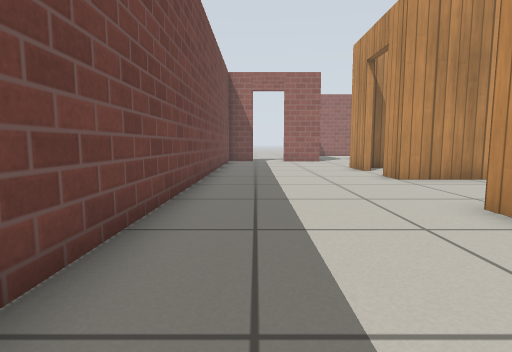
view 1 (above)

18 first-person views from a walk through a robot-simulator world made for Gazebo. The camera is 0.5 m above the floor, tilts 6° down and sees 80° across. The floor is counted in squares, 0.5 m on a side. Each view is taken from the middle of a square. On the plan, view 1 faces up. The plan holds only what a view shows up to about 12 squares ahead; the rest is blank. Gazebo's built-in surfaces are drawn with simple patterns.

view 2
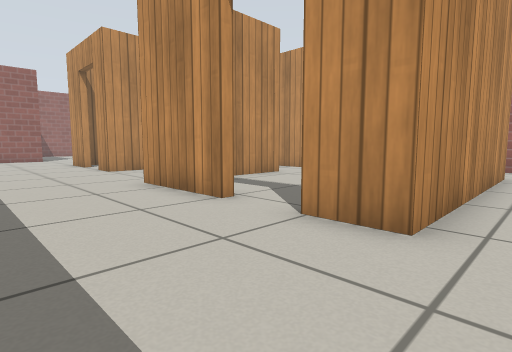

view 3
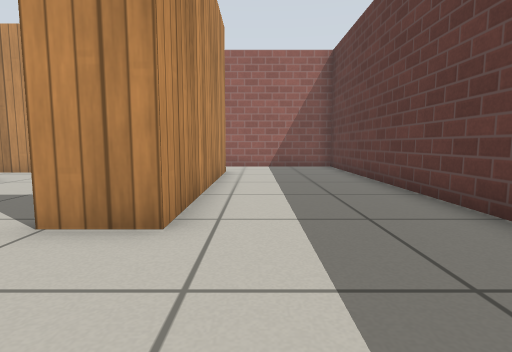

view 4
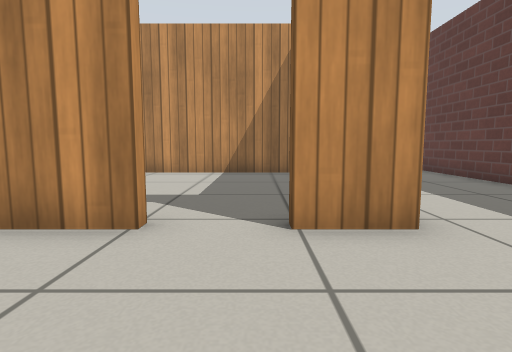

view 5
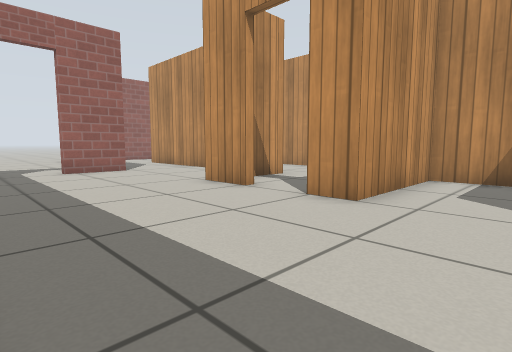

view 6
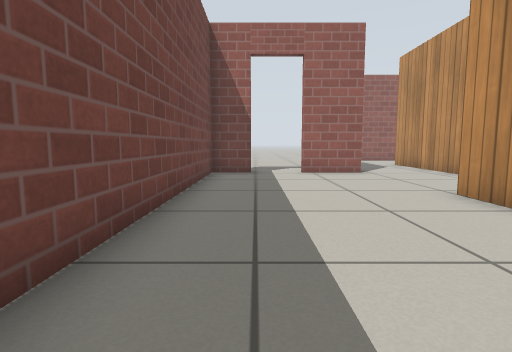

view 7
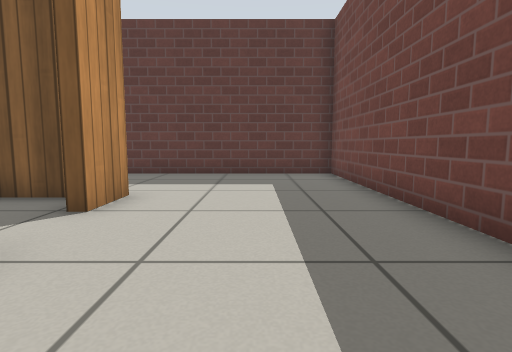

view 8
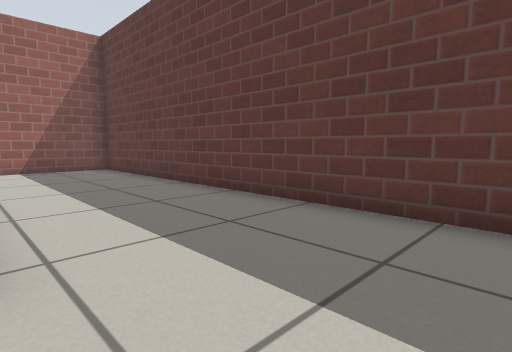

view 9
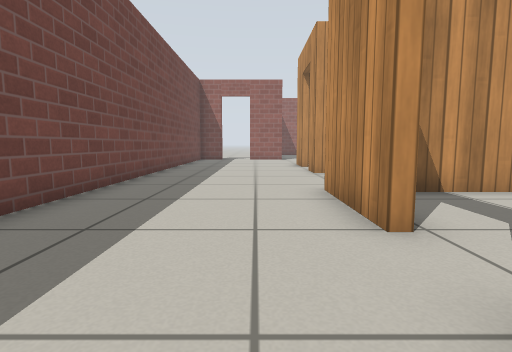

view 10
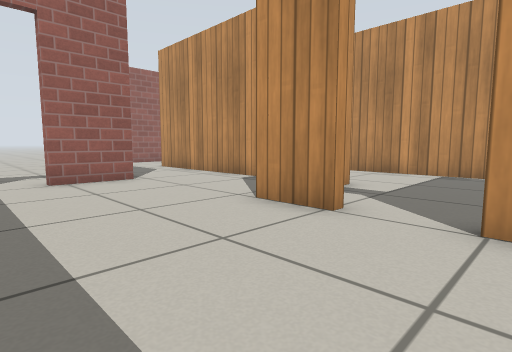

view 11
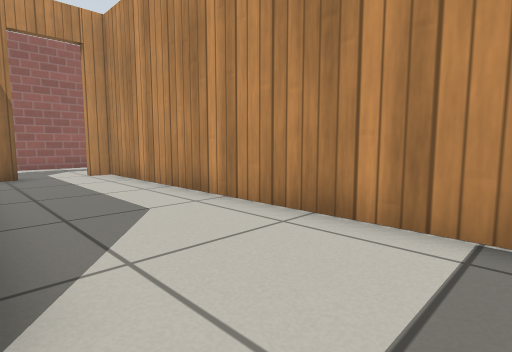

view 12
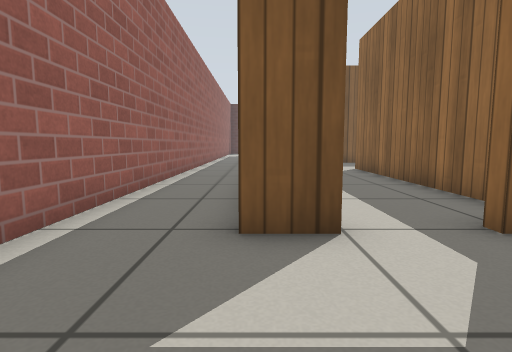

view 13
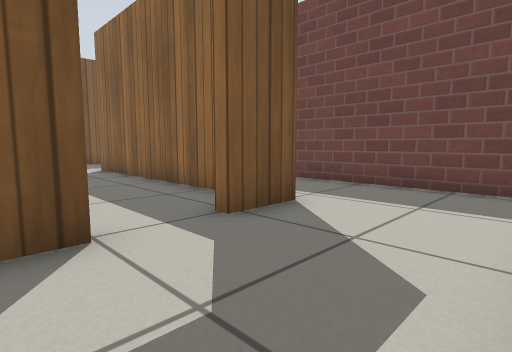

view 14
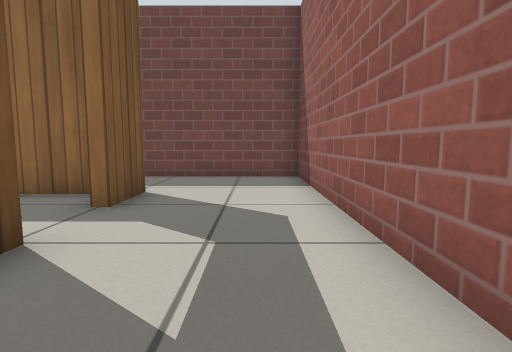

view 15
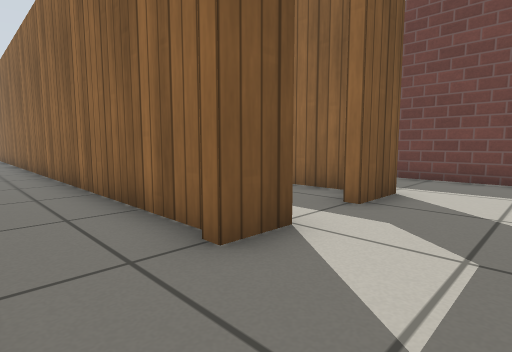

view 16
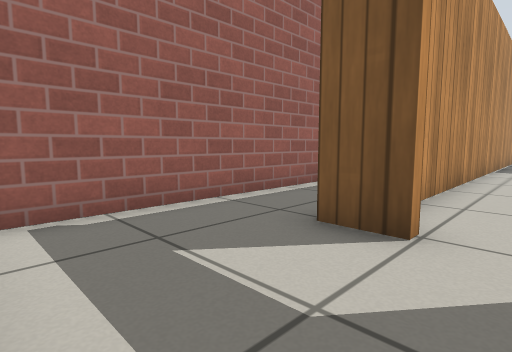

view 17
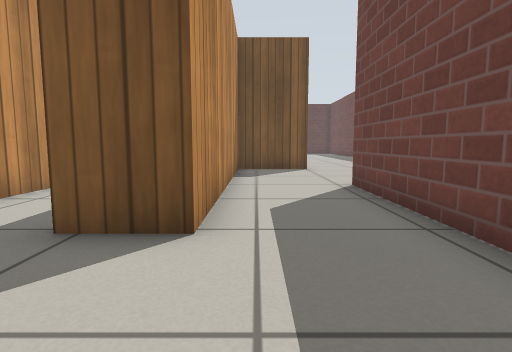

view 18
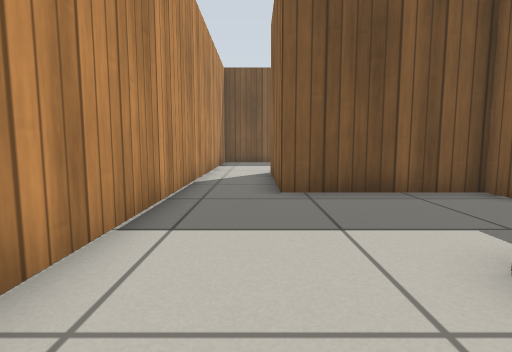

### Floor plan
Points are (right, up) in squares from view 1. A wall is a line through its corners. A room is listed if a view was taken in it or the views show most of it. See-through windows are left out.
Room 1 (views 1, 2, 3, 4, 5, 6, 7, 8, 9, 10)
walls: (3.5, 1.4) (3.5, 4.6); (8.2, 6.8) (8.2, 8.5) (4, 8.5) (4, 9.6); (4, 11.4) (4, 13); (11, -1.9) (3.5, -1.9) (3.5, -0.4); (3.6, 17.6) (1.6, 17.6); (-0.1, 17.6) (-1.5, 17.6) (-1.5, -6.3) (13.5, -6.3) (13.5, -3.6)
ways out: open door at (4, 10.5) to room 2; opening at (4, 15.5) to room 3; opening at (12.5, -2.5) to room 3; open door at (4, 0.5) to room 4; open door at (0.5, 18)
Room 2 (views 11, 18)
walls: (4.3, 8.8) (8.5, 8.8) (8.5, 4.3); (7, 20.8) (7, 12.7) (5.5, 12.7); (8.4, 21.4) (7.9, 21.4); (10.7, 3.5) (10.7, 21.4) (10, 21.4)
ways out: open door at (4, 10.5) to room 1; open door at (9.3, 21.7) to room 3; opening at (9.5, 4.5) to room 4
Room 3 (views 12, 13, 14, 15, 16, 17)
walls: (13.5, 12.8) (13.5, 24.8); (11, 21.1) (11, 8.6); (10, 21.7) (11.3, 21.7); (4, 13) (6.7, 13) (6.7, 21.7) (8.4, 21.7); (11.5, 25.3) (3.6, 25.3) (3.6, 17.6); (13.5, -3.6) (13.5, -1.6)
ways out: opening at (4, 15.5) to room 1; opening at (12.5, -2.5) to room 1; open door at (9.3, 21.7) to room 2
Room 4 (no view inside)
walls: (4.5, -1.6) (5.7, -1.6); (8.5, 4.3) (5.3, 4.3); (10.7, -1.2) (10.7, 3.5)
ways out: open door at (4, 0.5) to room 1; opening at (9.5, 4.5) to room 2

Where each view was taken, in squares from view 1:
view 1: 0 up, 0 right, facing up
view 2: 3 down, 0 right, facing up-right
view 3: 3 down, 0 right, facing right
view 4: 0 up, 0 right, facing right
view 5: 6 up, 1 left, facing up-right
view 6: 7 up, 0 right, facing up
view 7: 4 up, 1 right, facing down
view 8: 2 down, 1 right, facing down-right
view 9: 2 down, 2 right, facing up
view 10: 9 up, 0 right, facing up-right
view 11: 11 up, 7 right, facing up-right
view 12: 25 up, 11 right, facing down
view 13: 25 up, 11 right, facing down-left
view 14: 24 up, 13 right, facing left
view 15: 24 up, 13 right, facing down-left
view 16: 25 up, 9 right, facing down-right
view 17: 25 up, 6 right, facing down
view 18: 15 up, 9 right, facing down
